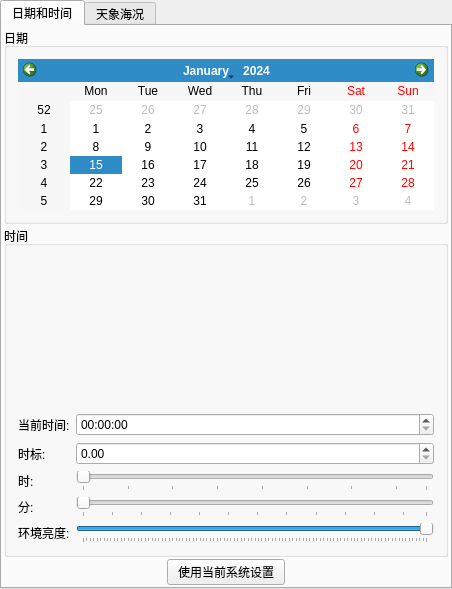
<?xml version="1.0" encoding="UTF-8"?>
<ui version="4.0">
 <class>ByyEnvironmentWidget</class>
 <widget class="QWidget" name="ByyEnvironmentWidget">
  <property name="geometry">
   <rect>
    <x>0</x>
    <y>0</y>
    <width>452</width>
    <height>586</height>
   </rect>
  </property>
  <property name="windowTitle">
   <string>场景设置</string>
  </property>
  <layout class="QVBoxLayout" name="verticalLayout">
   <property name="margin">
    <number>0</number>
   </property>
   <item>
    <widget class="QTabWidget" name="tabWidget">
     <property name="tabShape">
      <enum>QTabWidget::Rounded</enum>
     </property>
     <property name="currentIndex">
      <number>0</number>
     </property>
     <property name="iconSize">
      <size>
       <width>40</width>
       <height>40</height>
      </size>
     </property>
     <widget class="QWidget" name="tab">
      <attribute name="title">
       <string>日期和时间</string>
      </attribute>
      <layout class="QVBoxLayout" name="verticalLayout_5">
       <property name="spacing">
        <number>2</number>
       </property>
       <property name="margin">
        <number>2</number>
       </property>
       <item>
        <widget class="QGroupBox" name="groupBox">
         <property name="title">
          <string>日期</string>
         </property>
         <layout class="QVBoxLayout" name="verticalLayout_2">
          <item>
           <widget class="QCalendarWidget" name="calendarWidget"/>
          </item>
         </layout>
        </widget>
       </item>
       <item>
        <widget class="QGroupBox" name="groupBox_2">
         <property name="title">
          <string>时间</string>
         </property>
         <layout class="QVBoxLayout" name="verticalLayout_4">
          <item>
           <widget class="QwtAnalogClock" name="AnalogClock" native="true">
            <property name="sizePolicy">
             <sizepolicy hsizetype="Preferred" vsizetype="Preferred">
              <horstretch>0</horstretch>
              <verstretch>0</verstretch>
             </sizepolicy>
            </property>
            <property name="minimumSize">
             <size>
              <width>150</width>
              <height>150</height>
             </size>
            </property>
            <property name="lineWidth" stdset="0">
             <number>4</number>
            </property>
           </widget>
          </item>
          <item>
           <layout class="QGridLayout" name="gridLayout">
            <item row="0" column="0">
             <widget class="QLabel" name="label_3">
              <property name="text">
               <string>当前时间:</string>
              </property>
             </widget>
            </item>
            <item row="0" column="1">
             <widget class="QTimeEdit" name="timeEdit"/>
            </item>
            <item row="1" column="0">
             <widget class="QLabel" name="label_4">
              <property name="text">
               <string>时标:</string>
              </property>
             </widget>
            </item>
            <item row="1" column="1">
             <widget class="QDoubleSpinBox" name="doubleSpinBox">
              <property name="maximum">
               <double>500.000000000000000</double>
              </property>
             </widget>
            </item>
            <item row="2" column="0">
             <widget class="QLabel" name="label_5">
              <property name="text">
               <string>时:</string>
              </property>
             </widget>
            </item>
            <item row="2" column="1">
             <widget class="QSlider" name="horizontalSlider">
              <property name="maximum">
               <number>23</number>
              </property>
              <property name="sliderPosition">
               <number>0</number>
              </property>
              <property name="orientation">
               <enum>Qt::Horizontal</enum>
              </property>
              <property name="invertedAppearance">
               <bool>false</bool>
              </property>
              <property name="invertedControls">
               <bool>false</bool>
              </property>
              <property name="tickPosition">
               <enum>QSlider::TicksBelow</enum>
              </property>
              <property name="tickInterval">
               <number>3</number>
              </property>
             </widget>
            </item>
            <item row="3" column="0">
             <widget class="QLabel" name="label_6">
              <property name="text">
               <string>分:</string>
              </property>
             </widget>
            </item>
            <item row="3" column="1">
             <widget class="QSlider" name="horizontalSlider_2">
              <property name="maximum">
               <number>59</number>
              </property>
              <property name="orientation">
               <enum>Qt::Horizontal</enum>
              </property>
              <property name="tickPosition">
               <enum>QSlider::TicksBelow</enum>
              </property>
              <property name="tickInterval">
               <number>5</number>
              </property>
             </widget>
            </item>
            <item row="4" column="0">
             <widget class="QLabel" name="label_7">
              <property name="text">
               <string>环境亮度:</string>
              </property>
             </widget>
            </item>
            <item row="4" column="1">
             <widget class="QSlider" name="horizontalSlider_3">
              <property name="maximum">
               <number>100</number>
              </property>
              <property name="value">
               <number>100</number>
              </property>
              <property name="orientation">
               <enum>Qt::Horizontal</enum>
              </property>
              <property name="tickPosition">
               <enum>QSlider::TicksBelow</enum>
              </property>
             </widget>
            </item>
           </layout>
          </item>
         </layout>
        </widget>
       </item>
       <item>
        <layout class="QHBoxLayout" name="horizontalLayout_4">
         <item>
          <spacer name="horizontalSpacer_3">
           <property name="orientation">
            <enum>Qt::Horizontal</enum>
           </property>
           <property name="sizeHint" stdset="0">
            <size>
             <width>40</width>
             <height>20</height>
            </size>
           </property>
          </spacer>
         </item>
         <item>
          <widget class="QPushButton" name="pushButton_3">
           <property name="text">
            <string>  使用当前系统设置  </string>
           </property>
          </widget>
         </item>
         <item>
          <spacer name="horizontalSpacer_4">
           <property name="orientation">
            <enum>Qt::Horizontal</enum>
           </property>
           <property name="sizeHint" stdset="0">
            <size>
             <width>40</width>
             <height>20</height>
            </size>
           </property>
          </spacer>
         </item>
        </layout>
       </item>
      </layout>
     </widget>
     <widget class="QWidget" name="tab_2">
      <attribute name="title">
       <string>天象海况</string>
      </attribute>
      <layout class="QVBoxLayout" name="verticalLayout_6">
       <property name="spacing">
        <number>2</number>
       </property>
       <property name="margin">
        <number>2</number>
       </property>
       <item>
        <widget class="QLabel" name="label_8">
         <property name="text">
          <string>&lt;!DOCTYPE HTML PUBLIC &quot;-//W3C//DTD HTML 4.0//EN&quot; &quot;http://www.w3.org/TR/REC-html40/strict.dtd&quot;&gt;
&lt;html&gt;&lt;head&gt;&lt;meta name=&quot;qrichtext&quot; content=&quot;1&quot; /&gt;&lt;style type=&quot;text/css&quot;&gt;
p, li { white-space: pre-wrap; }
&lt;/style&gt;&lt;/head&gt;&lt;body style=&quot; font-family:'SimSun'; font-size:9pt; font-weight:400; font-style:normal;&quot;&gt;
&lt;p style=&quot; margin-top:12px; margin-bottom:12px; margin-left:0px; margin-right:0px; -qt-block-indent:0; text-indent:0px;&quot;&gt;&lt;span style=&quot; font-weight:600;&quot;&gt;天气:&lt;/span&gt;&lt;/p&gt;&lt;/body&gt;&lt;/html&gt;</string>
         </property>
        </widget>
       </item>
       <item>
        <layout class="QFormLayout" name="formLayout">
         <property name="verticalSpacing">
          <number>28</number>
         </property>
         <item row="0" column="0">
          <widget class="QLabel" name="label_11">
           <property name="sizePolicy">
            <sizepolicy hsizetype="Expanding" vsizetype="Expanding">
             <horstretch>0</horstretch>
             <verstretch>0</verstretch>
            </sizepolicy>
           </property>
           <property name="text">
            <string>风向:</string>
           </property>
           <property name="alignment">
            <set>Qt::AlignCenter</set>
           </property>
           <property name="wordWrap">
            <bool>true</bool>
           </property>
          </widget>
         </item>
         <item row="0" column="1">
          <layout class="QHBoxLayout" name="horizontalLayout_2">
           <item>
            <widget class="QwtCompass" name="windDirectionCompass" native="true">
             <property name="minimumSize">
              <size>
               <width>80</width>
               <height>80</height>
              </size>
             </property>
             <property name="lineWidth" stdset="0">
              <number>4</number>
             </property>
            </widget>
           </item>
           <item>
            <spacer name="horizontalSpacer_2">
             <property name="orientation">
              <enum>Qt::Horizontal</enum>
             </property>
             <property name="sizeType">
              <enum>QSizePolicy::Preferred</enum>
             </property>
             <property name="sizeHint" stdset="0">
              <size>
               <width>40</width>
               <height>20</height>
              </size>
             </property>
            </spacer>
           </item>
           <item>
            <widget class="QLabel" name="label_10">
             <property name="text">
              <string>风速(米/秒):</string>
             </property>
            </widget>
           </item>
           <item>
            <widget class="QDoubleSpinBox" name="windSpeedSpinBox">
             <property name="decimals">
              <number>1</number>
             </property>
             <property name="maximum">
              <double>100.000000000000000</double>
             </property>
             <property name="value">
              <double>10.000000000000000</double>
             </property>
            </widget>
           </item>
          </layout>
         </item>
         <item row="1" column="0">
          <widget class="QLabel" name="label_12">
           <property name="text">
            <string>降水:</string>
           </property>
          </widget>
         </item>
         <item row="1" column="1">
          <layout class="QHBoxLayout" name="horizontalLayout_5">
           <item>
            <widget class="QComboBox" name="precipitationType">
             <item>
              <property name="text">
               <string>无</string>
              </property>
             </item>
             <item>
              <property name="text">
               <string>雨</string>
              </property>
             </item>
             <item>
              <property name="text">
               <string>湿雪</string>
              </property>
             </item>
             <item>
              <property name="text">
               <string>干雪</string>
              </property>
             </item>
             <item>
              <property name="text">
               <string>雨夹雪</string>
              </property>
             </item>
            </widget>
           </item>
           <item>
            <spacer name="horizontalSpacer">
             <property name="orientation">
              <enum>Qt::Horizontal</enum>
             </property>
             <property name="sizeHint" stdset="0">
              <size>
               <width>40</width>
               <height>20</height>
              </size>
             </property>
            </spacer>
           </item>
           <item>
            <widget class="QLabel" name="label_2">
             <property name="text">
              <string>近面</string>
             </property>
            </widget>
           </item>
           <item>
            <widget class="QSpinBox" name="precipitationNear">
             <property name="maximum">
              <number>99999999</number>
             </property>
             <property name="value">
              <number>1</number>
             </property>
            </widget>
           </item>
           <item>
            <spacer name="horizontalSpacer_6">
             <property name="orientation">
              <enum>Qt::Horizontal</enum>
             </property>
             <property name="sizeHint" stdset="0">
              <size>
               <width>40</width>
               <height>20</height>
              </size>
             </property>
            </spacer>
           </item>
           <item>
            <widget class="QLabel" name="label_15">
             <property name="text">
              <string>远面</string>
             </property>
            </widget>
           </item>
           <item>
            <widget class="QSpinBox" name="precipitationFar">
             <property name="minimum">
              <number>1</number>
             </property>
             <property name="maximum">
              <number>999999999</number>
             </property>
             <property name="value">
              <number>1000</number>
             </property>
            </widget>
           </item>
           <item>
            <spacer name="horizontalSpacer_5">
             <property name="orientation">
              <enum>Qt::Horizontal</enum>
             </property>
             <property name="sizeHint" stdset="0">
              <size>
               <width>40</width>
               <height>20</height>
              </size>
             </property>
            </spacer>
           </item>
          </layout>
         </item>
         <item row="2" column="0">
          <widget class="QLabel" name="label_13">
           <property name="text">
            <string>降水强度:</string>
           </property>
          </widget>
         </item>
         <item row="2" column="1">
          <layout class="QHBoxLayout" name="horizontalLayout_8">
           <item>
            <widget class="QSlider" name="preciIntensitySlider">
             <property name="maximum">
              <number>30</number>
             </property>
             <property name="value">
              <number>30</number>
             </property>
             <property name="orientation">
              <enum>Qt::Horizontal</enum>
             </property>
            </widget>
           </item>
          </layout>
         </item>
         <item row="3" column="0">
          <widget class="QLabel" name="label_14">
           <property name="text">
            <string>能见度:</string>
           </property>
          </widget>
         </item>
         <item row="3" column="1">
          <layout class="QHBoxLayout" name="horizontalLayout_7">
           <item>
            <widget class="QSlider" name="visibilitySlider">
             <property name="maximum">
              <number>100</number>
             </property>
             <property name="value">
              <number>30</number>
             </property>
             <property name="orientation">
              <enum>Qt::Horizontal</enum>
             </property>
            </widget>
           </item>
           <item>
            <widget class="QDoubleSpinBox" name="visibilitySpinBox">
             <property name="decimals">
              <number>1</number>
             </property>
             <property name="maximum">
              <double>99000.000000000000000</double>
             </property>
             <property name="value">
              <double>30000.000000000000000</double>
             </property>
            </widget>
           </item>
          </layout>
         </item>
         <item row="4" column="0">
          <widget class="QLabel" name="label_9">
           <property name="text">
            <string>海面高度(m):</string>
           </property>
          </widget>
         </item>
         <item row="4" column="1">
          <layout class="QHBoxLayout" name="horizontalLayout_6">
           <item>
            <widget class="QSlider" name="oceanHeightSlider">
             <property name="minimum">
              <number>-250</number>
             </property>
             <property name="maximum">
              <number>250</number>
             </property>
             <property name="orientation">
              <enum>Qt::Horizontal</enum>
             </property>
            </widget>
           </item>
           <item>
            <widget class="QSpinBox" name="spinBox_2">
             <property name="minimum">
              <number>-250</number>
             </property>
             <property name="maximum">
              <number>250</number>
             </property>
            </widget>
           </item>
          </layout>
         </item>
         <item row="5" column="0">
          <widget class="QLabel" name="label">
           <property name="text">
            <string>云层类型</string>
           </property>
          </widget>
         </item>
         <item row="5" column="1">
          <widget class="QComboBox" name="cloudTypesComboBox">
           <item>
            <property name="text">
             <string>无(Clear)</string>
            </property>
           </item>
           <item>
            <property name="text">
             <string>卷积云(CIRROCUMULUS)</string>
            </property>
           </item>
           <item>
            <property name="text">
             <string>毛卷云(CIRRUS_FIBRATUS)</string>
            </property>
           </item>
           <item>
            <property name="text">
             <string>层云(STRATUS)</string>
            </property>
           </item>
           <item>
            <property name="text">
             <string>中积云(CUMULUS_MEDIOCRIS)</string>
            </property>
           </item>
           <item>
            <property name="text">
             <string>浓积云(CUMULUS_CONGESTUS)</string>
            </property>
           </item>
           <item>
            <property name="text">
             <string>高分辨率浓积云(CUMULUS_CONGESTUS_HI_RES)</string>
            </property>
           </item>
           <item>
            <property name="text">
             <string>积雨云(CUMULONIMBUS_CAPPILATUS)</string>
            </property>
           </item>
           <item>
            <property name="text">
             <string>层积云(STRATOCUMULUS)</string>
            </property>
           </item>
           <item>
            <property name="text">
             <string>粒子层积云(STRATOCUMULUS_PARTICLES)</string>
            </property>
           </item>
           <item>
            <property name="text">
             <string>塔状积云(TOWERING_CUMULUS)</string>
            </property>
           </item>
           <item>
            <property name="text">
             <string>沙尘暴(SANDSTORM)</string>
            </property>
           </item>
          </widget>
         </item>
        </layout>
       </item>
      </layout>
     </widget>
    </widget>
   </item>
  </layout>
 </widget>
 <layoutdefault spacing="6" margin="11"/>
 <customwidgets>
  <customwidget>
   <class>QwtDial</class>
   <extends>QWidget</extends>
   <header>qwt_dial.h</header>
  </customwidget>
  <customwidget>
   <class>QwtAnalogClock</class>
   <extends>QwtDial</extends>
   <header>qwt_analog_clock.h</header>
  </customwidget>
  <customwidget>
   <class>QwtCompass</class>
   <extends>QwtDial</extends>
   <header>qwt_compass.h</header>
  </customwidget>
 </customwidgets>
 <resources/>
 <connections>
  <connection>
   <sender>oceanHeightSlider</sender>
   <signal>valueChanged(int)</signal>
   <receiver>spinBox_2</receiver>
   <slot>setValue(int)</slot>
   <hints>
    <hint type="sourcelabel">
     <x>548</x>
     <y>397</y>
    </hint>
    <hint type="destinationlabel">
     <x>590</x>
     <y>401</y>
    </hint>
   </hints>
  </connection>
  <connection>
   <sender>spinBox_2</sender>
   <signal>valueChanged(int)</signal>
   <receiver>oceanHeightSlider</receiver>
   <slot>setValue(int)</slot>
   <hints>
    <hint type="sourcelabel">
     <x>599</x>
     <y>393</y>
    </hint>
    <hint type="destinationlabel">
     <x>545</x>
     <y>396</y>
    </hint>
   </hints>
  </connection>
 </connections>
</ui>
